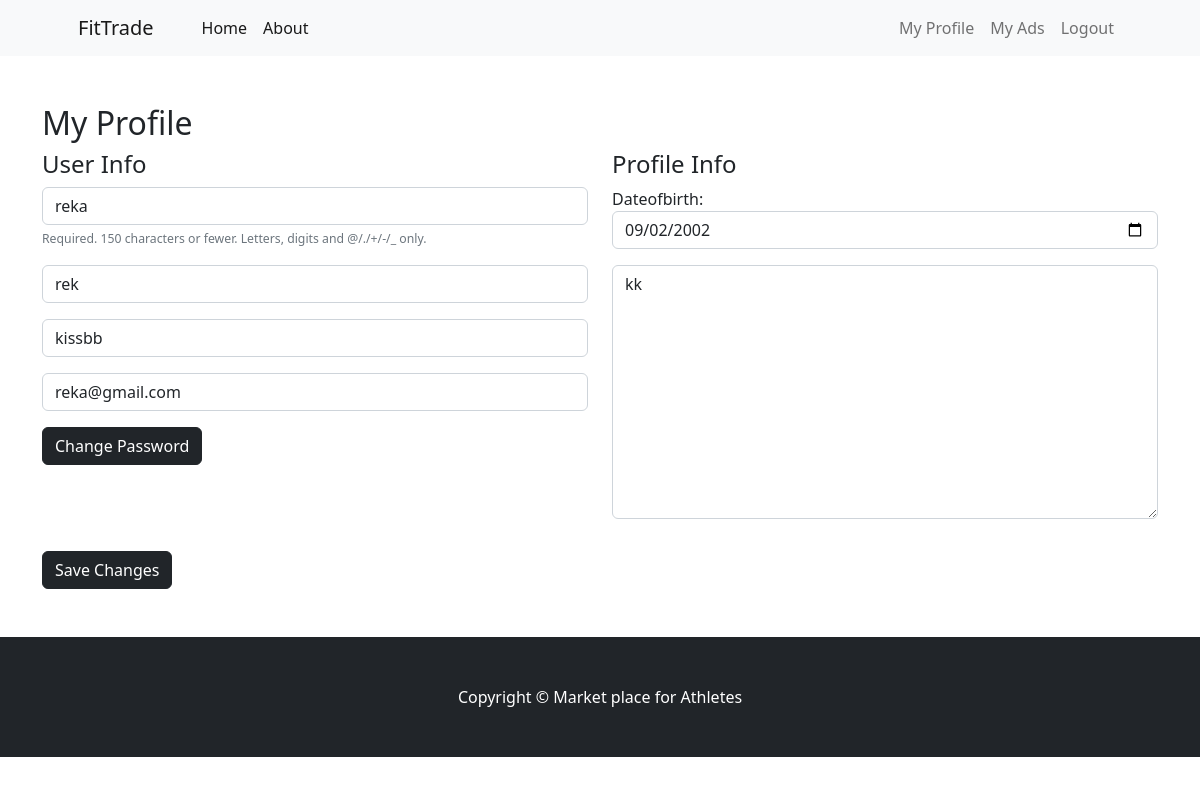
Before: /members/my_profile/ (signed in) with the older database file.
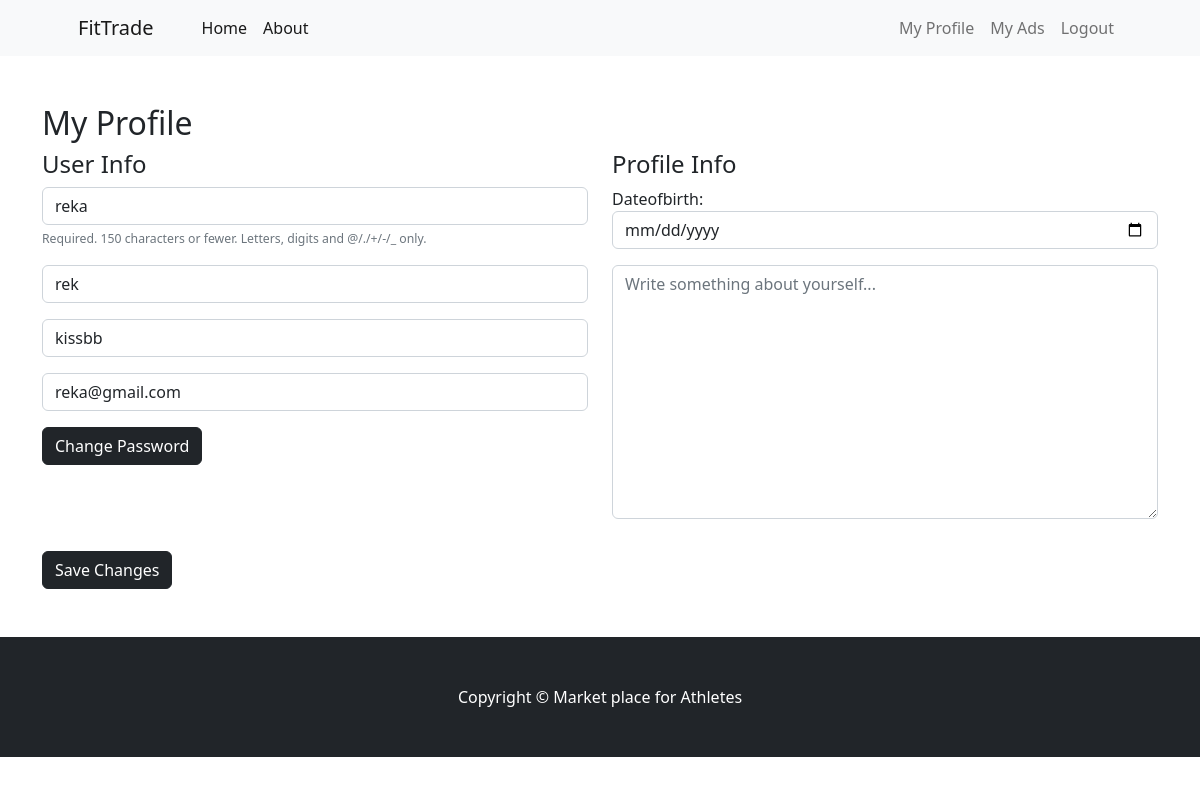
After: the same page with the newer database file.
### members/models.py (models this page shows, shortened)
class Profile (models.Model):
    user = models.OneToOneField(User, on_delete= models.CASCADE)
    dateofbirth = models.DateField(null = True, blank = True)
    bio = models.TextField(null = True, blank = True, max_length= 5000)

### members/views.py (the view, shortened to what this page needs)
# urls.py: path('my_profile/', views.my_profile, name='my_profile'),
@login_required
def my_profile(request):
    user = request.user
    profile = user.profile
    user_form = UserEditForm(instance=user)
    profile_form = ProfileSignUpForm(instance=profile)
    return render(request, 'my_profile.html', {
        'user_form': user_form,
        'profile_form': profile_form
    })

### members/forms.py
class UserEditForm(UserChangeForm):
    email = forms.EmailField(label="", widget=forms.TextInput(attrs={'class':'form-control', 'placeholder':'Email Address'}))
    first_name = forms.CharField(label="", max_length=100, widget=forms.TextInput(attrs={'class':'form-control', 'placeholder':'First Name'}))
    last_name = forms.CharField(label="", max_length=100, widget=forms.TextInput(attrs={'class':'form-control', 'placeholder':'Last Name'}))
    password = None
    class Meta:
        model = User
        fields = ('username', 'first_name', 'last_name', 'email')
    def __init__(self, *args, **kwargs):
        super(UserEditForm, self).__init__(*args, **kwargs)
        self.fields['username'].widget.attrs['class'] = 'form-control'
        self.fields['username'].widget.attrs['placeholder'] = 'User Name'
        self.fields['username'].label = ''
        self.fields['username'].help_text = '<span class="form-text text-muted"><small>Required. 150 characters or fewer. Letters, digits and @/./+/-/_ only.</small></span>'

class ProfileSignUpForm (forms.ModelForm):
    dateofbirth = forms.DateField(
        widget=forms.DateInput(attrs={
            'class': 'form-control',
            'type': 'date'
        }),
        required = False
    )
    bio = forms.CharField(
        label="",
        widget=forms.Textarea(attrs={
            'class':'form-control',
            'placeholder':'Write something about yourself...',
        }),
        required = False
    )
    class Meta:
        model = Profile
        fields = ("dateofbirth","bio")

### members/templates/my_profile.html (shortened to what this page needs)
{% extends 'base.html' %}
{% block content %}
<div class="container mt-5">
    <h2>My Profile</h2>
    <form method="POST">
        <div class="row">
            <div class="col-md-6">
                <h4>User Info</h4>
                {{ user_form.as_p }}
                <a href="{% url 'change_password' %}" class="w-30 btn btn-dark">Change Password</a>
            </div>
            <div class="col-md-6">
                <h4>Profile Info</h4>
                {{ profile_form.as_p }}
            </div>
        </div>
        <button type="submit" class="btn btn-dark mt-3">Save Changes</button>
    </form>
    <br></br>
</div>
{% endblock %}

### members/templates/base.html (shortened to what this page needs)
{% load static %}
<!DOCTYPE html>
<html lang="en">
    <head>
        <link href="https://cdn.jsdelivr.net/npm/bootstrap-icons@1.5.0/font/bootstrap-icons.css" rel="stylesheet" />
        <link href="{% static 'css/styles.css' %}" rel="stylesheet" />
    </head>
    <body>
        {% include 'navbar.html' %}
        {% block content %}
        {% endblock %}
        <footer class="py-5 bg-dark">
            <div class="container"><p class="m-0 text-center text-white">Copyright &copy; Market place for Athletes</p></div>
        </footer>
    </body>
</html>

### members/templates/navbar.html (shortened to what this page needs)
<nav class="navbar navbar-expand-lg navbar-light bg-light">
    <div class="container px-4 px-lg-5">
        <a class="navbar-brand" href="{% url 'home' %}">FitTrade</a>
        <div class="collapse navbar-collapse" id="navbarSupportedContent">
            <ul class="navbar-nav me-auto mb-2 mb-lg-0 ms-lg-4">
                <li class="nav-item"><a class="nav-link active" aria-current="page" href="{% url 'home' %}">Home</a></li>
                <li class="nav-item"><a class="nav-link active" aria-current="page" href="{% url 'about' %}">About</a></li>
            </ul>
            <ul class="navbar-nav ms-auto mb-2 mb-lg-0">
                {% if user.is_authenticated %}
                    <li class="nav-item"><a class="nav-link" href="{% url 'my_profile' %}">My Profile</a></li>
                    <li class="nav-item"><a class="nav-link" href="{% url 'my_ads' %}">My Ads</a></li>
                    <li class="nav-item">
                        <a class="nav-link" href="{% url 'logout' %}">Logout</a>
                    </li>
                {% endif %}
            </ul>
        </div>
    </div>
</nav>

Changed rows visible on the page:
changed Profile: dateofbirth "09/02/2002" → (not shown); bio "kk" → (not shown)
